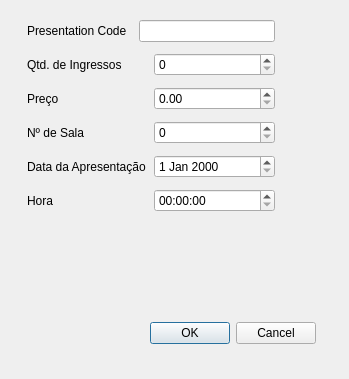
<?xml version="1.0" encoding="UTF-8"?>
<ui version="4.0">
 <class>CreatePresentation</class>
 <widget class="QWidget" name="CreatePresentation">
  <property name="geometry">
   <rect>
    <x>0</x>
    <y>0</y>
    <width>349</width>
    <height>379</height>
   </rect>
  </property>
  <property name="windowTitle">
   <string>Form</string>
  </property>
  <widget class="QDialogButtonBox" name="buttonBox">
   <property name="geometry">
    <rect>
     <x>150</x>
     <y>320</y>
     <width>166</width>
     <height>26</height>
    </rect>
   </property>
   <property name="standardButtons">
    <set>QDialogButtonBox::Cancel|QDialogButtonBox::Ok</set>
   </property>
  </widget>
  <widget class="QWidget" name="layoutWidget">
   <property name="geometry">
    <rect>
     <x>27</x>
     <y>15</y>
     <width>248</width>
     <height>205</height>
    </rect>
   </property>
   <layout class="QVBoxLayout" name="verticalLayout">
    <item>
     <layout class="QHBoxLayout" name="horizontalLayout">
      <item>
       <widget class="QLabel" name="label">
        <property name="text">
         <string>Presentation Code  </string>
        </property>
       </widget>
      </item>
      <item>
       <widget class="QLineEdit" name="presCodeInput"/>
      </item>
     </layout>
    </item>
    <item>
     <layout class="QHBoxLayout" name="horizontalLayout_2">
      <item>
       <widget class="QLabel" name="label_2">
        <property name="text">
         <string>Qtd. de Ingressos</string>
        </property>
       </widget>
      </item>
      <item>
       <widget class="QSpinBox" name="spinBox">
        <property name="maximum">
         <number>250</number>
        </property>
       </widget>
      </item>
     </layout>
    </item>
    <item>
     <layout class="QHBoxLayout" name="horizontalLayout_3">
      <item>
       <widget class="QLabel" name="label_3">
        <property name="text">
         <string>Preço</string>
        </property>
       </widget>
      </item>
      <item>
       <widget class="QDoubleSpinBox" name="priceInput">
        <property name="maximum">
         <double>1000.000000000000000</double>
        </property>
       </widget>
      </item>
     </layout>
    </item>
    <item>
     <layout class="QHBoxLayout" name="horizontalLayout_4">
      <item>
       <widget class="QLabel" name="label_4">
        <property name="text">
         <string>Nº de Sala</string>
        </property>
       </widget>
      </item>
      <item>
       <widget class="QSpinBox" name="roomNumber">
        <property name="maximum">
         <number>10</number>
        </property>
       </widget>
      </item>
     </layout>
    </item>
    <item>
     <layout class="QHBoxLayout" name="horizontalLayout_5">
      <item>
       <widget class="QLabel" name="label_5">
        <property name="text">
         <string>Data da Apresentação</string>
        </property>
       </widget>
      </item>
      <item>
       <widget class="QDateEdit" name="dateEdit"/>
      </item>
     </layout>
    </item>
    <item>
     <layout class="QHBoxLayout" name="horizontalLayout_6">
      <item>
       <widget class="QLabel" name="label_6">
        <property name="text">
         <string>Hora</string>
        </property>
       </widget>
      </item>
      <item>
       <widget class="QTimeEdit" name="timeEdit"/>
      </item>
     </layout>
    </item>
   </layout>
  </widget>
  <widget class="QLabel" name="errMsg">
   <property name="geometry">
    <rect>
     <x>30</x>
     <y>250</y>
     <width>241</width>
     <height>41</height>
    </rect>
   </property>
   <property name="text">
    <string/>
   </property>
  </widget>
 </widget>
 <resources/>
 <connections/>
</ui>
